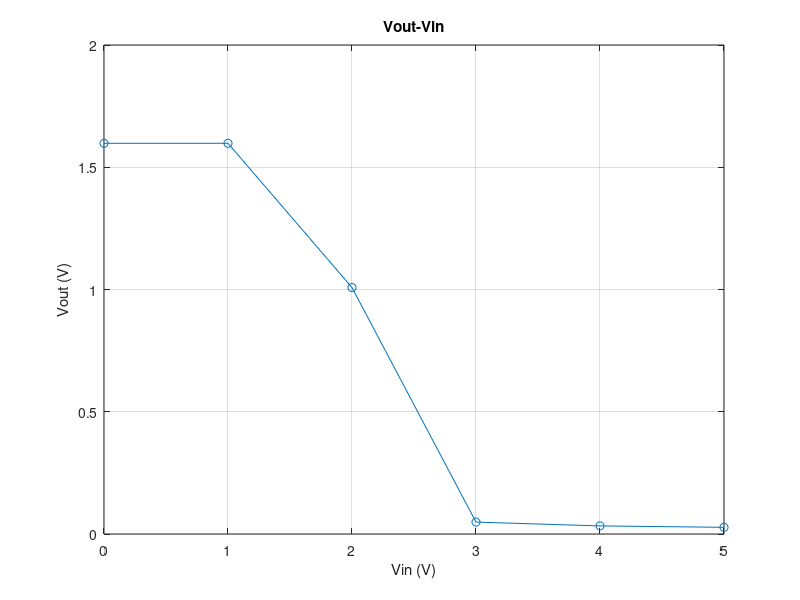

Here is the MATLAB script that generated this plot:
Vin=[0 1 2 3 4 5];
Vout=[1.598 1.598 1.008 0.0487 0.0331 0.0273];
figure;
plot(Vin,Vout,'-o');
grid on;
xlabel('Vin (V)');
ylabel('Vout (V)');
title('Vout-Vin');
xlim([0 5]);
